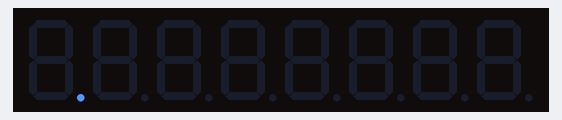
Recording of a program running on a simulated Raspberry Pi (BCM pin numbers). Parts: 8-digit seven-segment display. Library files of the repository ran but are not shown: TM1638.py. At 2.7 s the program stops and its outputs stay as they are.

Above: at 0.01 s.

The program:

reset.py
```python
#!/usr/bin/env python

# TM1638 playground

import TM1638
import time

# These are the pins the display is connected to. Adjust accordingly.
# In addition to these you need to connect to 5V and ground.

DIO = 17
CLK = 21
STB = 22

display = TM1638.TM1638(DIO, CLK, STB)

display.enable(1)

last = 6
for j in range(1, 10):
    for i in range(6):
        display.send_char(last, 0x00)
        display.send_char(i, 128 >> j-1)
        last = i
        time.sleep(0.05)

display.set_text('')
```
